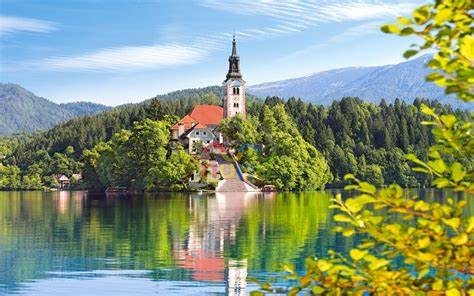
#> input picture sample.jpg, 474 x 296 px
$ python filters.py
#> lines starting #> are read from the running program, lines starting #| are printed output that depends on the picture
import cv2
import numpy as np

img = cv2.imread("sample.jpg")
#> img is the input picture: shape (296, 474, 3); mean B, G, R 126.4, 151.8, 135.7

kernel_identity = np.array([[0,0,0],[0,1,0],[0,0,0]])
kernel_3 = np.ones((3,3),dtype=np.float32)/9.0
kernel_11 = np.ones((11,11),dtype=np.float32)/121.0


# print(kernel_identity)
# print(kernel_3)
# print(kernel_11)

# apply the filters
output1 = cv2.filter2D(img,-1,kernel_identity)
output2 = cv2.filter2D(img,-1,kernel_3)
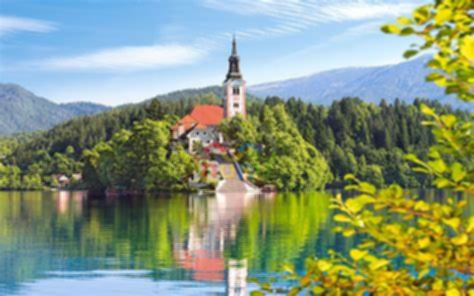
#> output2: shape (296, 474, 3); mean B, G, R 126.4, 151.8, 135.7
output3 = cv2.filter2D(img,-1,kernel_11)
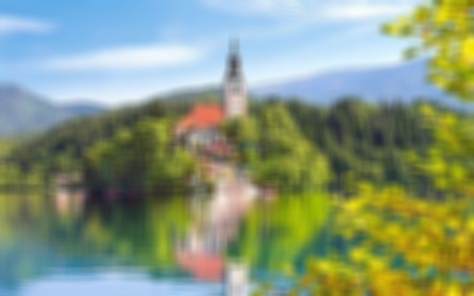
#> output3: shape (296, 474, 3); mean B, G, R 126.4, 151.8, 135.7

cv2.imshow("orignal",img)
cv2.imshow("kernel_identity",output1)
cv2.imshow("kernel_3",output2)
cv2.imshow("kernel_11",output3)
cv2.waitKey(0)

$ run again, with nature.jpg copied over sample.jpg
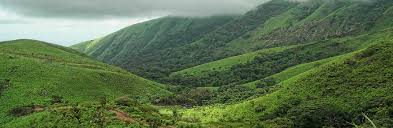
#> input picture nature.jpg, 393 x 128 px
#> img is the input picture: shape (128, 393, 3); mean B, G, R 78.4, 113, 91.9
#> `output2 = cv2.filter2D(img,-1,kernel_3)`:
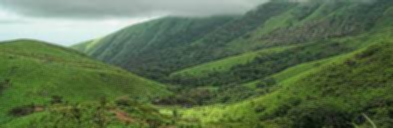
#> output2: shape (128, 393, 3); mean B, G, R 78.4, 113, 91.9
#> `output3 = cv2.filter2D(img,-1,kernel_11)`:
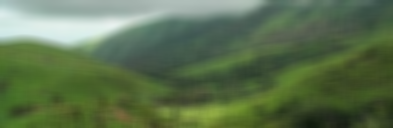
#> output3: shape (128, 393, 3); mean B, G, R 78.4, 113, 91.8
